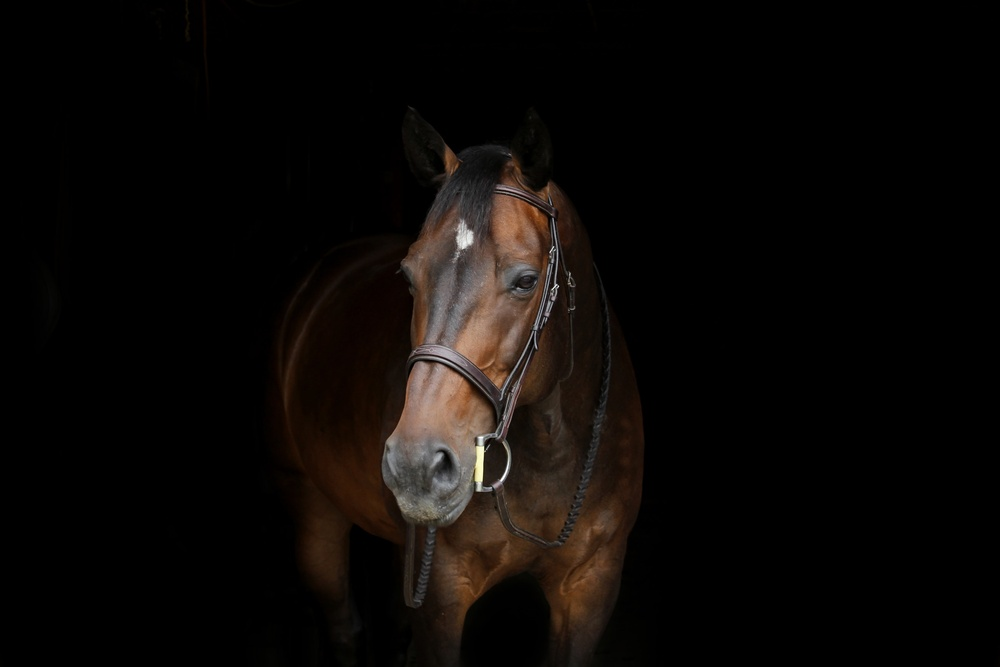
#> input picture ANACONDA_Udemy_CV/DATA/horse.jpg, 1000 x 667 px, shrunk from 2700 x 1800 before the run
$ jupyter execute Section4-lec30-Histogram.ipynb
#> lines starting #> are read from the running program, lines starting #| are printed output that depends on the picture
[cell 1]
import numpy as np
import cv2 as cv
import matplotlib.pyplot as plt

[cell 2]
horse = cv.imread("DATA/horse.jpg")
#> horse is the input picture: shape (667, 1000, 3); mean B, G, R 6.9, 8.9, 12
horse1 = cv.cvtColor(horse,cv.COLOR_BGR2RGB)

rainbow = cv.imread("DATA/rainbow.jpg")
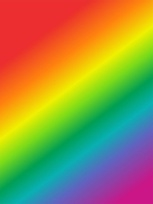
#> input picture ANACONDA_Udemy_CV/DATA/rainbow.jpg, 153 x 204 px, shrunk from 413 x 550 before the run
#> rainbow is the input picture: shape (204, 153, 3); mean B, G, R 72.8, 142.3, 152.3
rainbow1 = cv.cvtColor(rainbow,cv.COLOR_BGR2RGB)

brick = cv.imread("DATA/bricks.jpg")
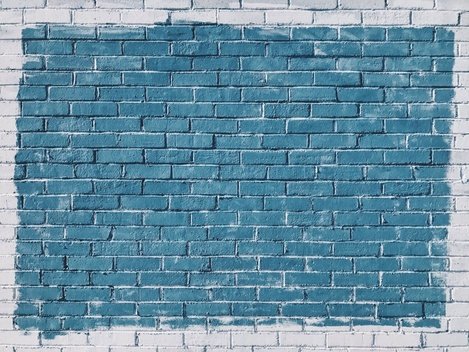
#> input picture ANACONDA_Udemy_CV/DATA/bricks.jpg, 469 x 352 px, shrunk from 1267 x 950 before the run
#> brick is the input picture: shape (352, 469, 3); mean B, G, R 163.5, 144, 105
brick1 = cv.cvtColor(brick,cv.COLOR_BGR2RGB)

plt.imshow(horse1)

[cell 3]
# Making histogram

hist1 = cv.calcHist([horse],channels=[1],mask=None,histSize=[256],ranges=[0,256])
#> hist1 = 256 values, max 493410 at index 0, min 2 at index 240, mean 2605.5
plt.plot(hist1)
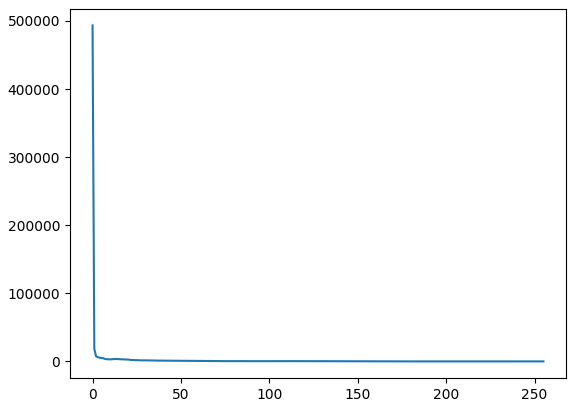
#> figure drawn by matplotlib, 1 panel; curve peaks at x = 0, y = 493410

[cell 4]
# calculating histrogram for all three colors

bricks2 = brick

color = ['b','g','r']
for i,col in enumerate(color):
    hist2 = cv.calcHist([bricks2],[i],None,[256],[0,256])
    plt.plot(hist2,color = col)
    plt.xlim([0,256])

plt.title("HISTOGRAM OF BRICKS")
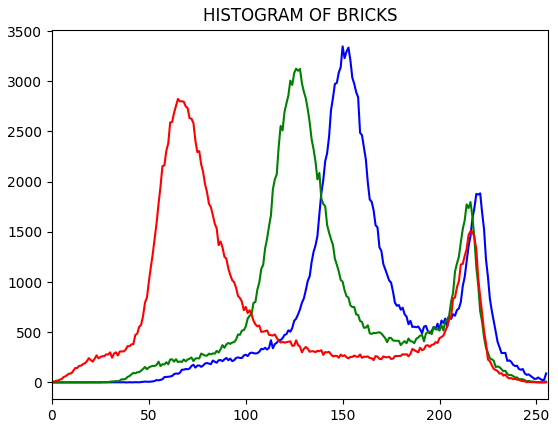
#> figure drawn by matplotlib, 1 panel; curve peaks at x = 150, y = 3347; curve peaks at x = 126, y = 3125; curve peaks at x = 65, y = 2824
